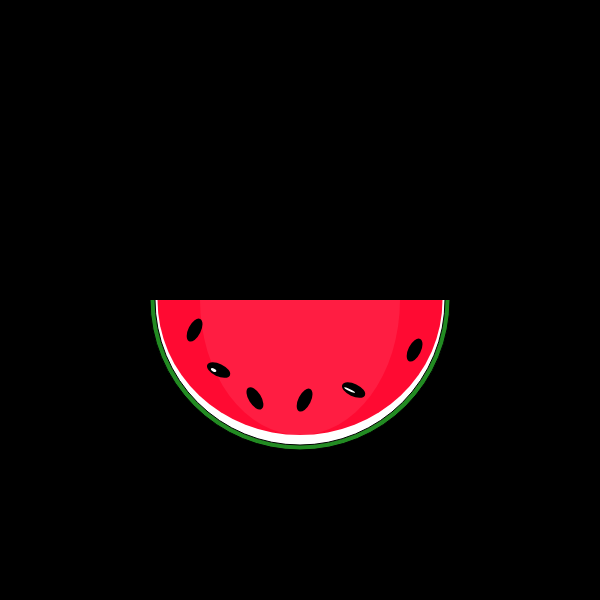
Frame 1 (no input)
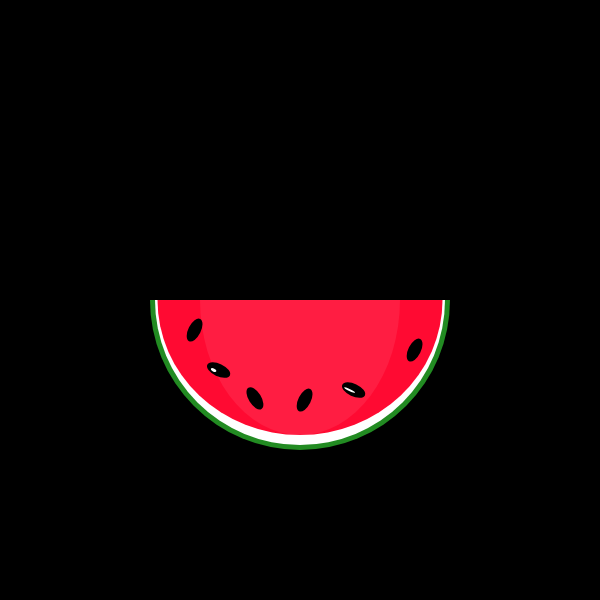
Frame 60 (no input)
Frame 120 (the mouse pressed at the canvas centre since frame 60): identical to frame 60, image omitted

The p5.js sketch that drew these frames (run headless with seeded random() and noise() and a simulated clock; from frame 60 on, the mouse is pressed at the canvas centre):

// p5.js sketch
// ── sketch.js
//let c = color(0,255,0);

function setup() {
  createCanvas(600, 600);
}

function draw() {
  background(0);


  translate(300, 300);

  fill(34,139,34);
  arc(0, 0, 300, 300, 0, PI);

  fill(255);
  arc(0, 0, 290, 290, 0, PI);
//pink portion
  noStroke();
  fill(255, 10, 50);
  arc(0, 0, 285, 270, 0, PI);

  fill(255, 20);
  arc(0, 0, 200, 270, 0, PI);

  push();
  rotate(45);
  fill(0);
  ellipse(60, 90, 25, 12.5);
  pop();

  push();
  translate(65, 80);
  rotate(90);
  fill(0);
  ellipse(45, 45, 25, 12.5);
  pop();

  push();
  translate(175, 30);
  rotate(90);
  fill(0);
  ellipse(45, 45, 25, 12.5);
  pop();

  push();
  translate(-45, 10);
  rotate(90);
  fill(0);
  ellipse(45, 45, 25, 12.5);
  pop();

  push();
  translate(75, 150);
  rotate(35);
  fill(0);
  ellipse(45, 45, 25, 12.5);
  pop();

  push();
  translate(-60, 130);
  rotate(35);
  fill(0);
  ellipse(45, 45, 25, 12.5);
  pop();

  //white highlights
  push();
  translate(-65, 130);
  rotate(35);
  fill(255);
  ellipse(45, 45, 6, 3);
  pop();

  //white highlights
  push();
  translate(71, 150);
  rotate(35);
  fill(255);
  ellipse(45, 45, 12, 2);
  pop();



}
